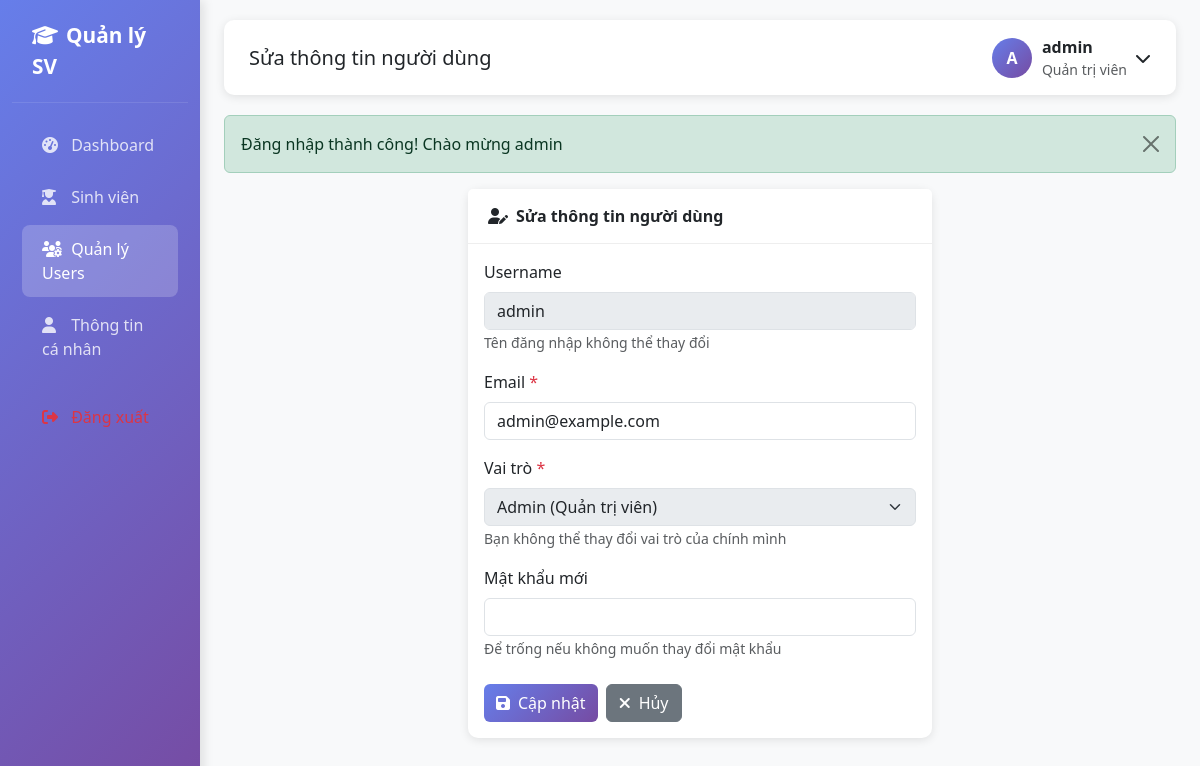
/admin/edit_user.php?id=1 (signed in), run on the app's committed database.
### tables this page shows
CREATE TABLE users (
    id INT AUTO_INCREMENT PRIMARY KEY,
    username VARCHAR(50) NOT NULL UNIQUE COMMENT 'Tên đăng nhập',
    password VARCHAR(255) NOT NULL COMMENT 'Mật khẩu đã mã hóa bằng password_hash',
    email VARCHAR(100) NOT NULL UNIQUE COMMENT 'Email người dùng',
    role ENUM('admin', 'user') NOT NULL DEFAULT 'user' COMMENT 'Vai trò: admin hoặc user',
    created_at TIMESTAMP DEFAULT CURRENT_TIMESTAMP COMMENT 'Thời gian tạo',
    updated_at TIMESTAMP DEFAULT CURRENT_TIMESTAMP ON UPDATE CURRENT_TIMESTAMP COMMENT 'Thời gian cập nhật',
    INDEX idx_username (username),
    INDEX idx_email (email),
    INDEX idx_role (role)
);

### config/config.php (called while the page is built, shortened)
<?php
function escape($string) {
    return htmlspecialchars($string, ENT_QUOTES, 'UTF-8');
}
?>

### admin/edit_user.php (the view, shortened to what this page needs)
<?php
require_once '../includes/header.php';
global $pdo;
$id = intval($_GET['id'] ?? 0);
try {
    $stmt = $pdo->prepare("SELECT * FROM users WHERE id = ?");
    $stmt->execute([$id]);
    $user = $stmt->fetch();
} catch (PDOException $e) {
    error_log("Get User Error: " . $e->getMessage());
    setFlashMessage('error', 'Có lỗi xảy ra.');
    redirect('admin/users.php');
}
$errors = [];
$old = $user;
?>
<div class="row justify-content-center">
    <div class="col-lg-6">
        <div class="card">
            <div class="card-header">
                <i class="fas fa-user-edit me-2"></i>Sửa thông tin người dùng
            </div>
            <div class="card-body">
                <form method="POST" action="">
                    <div class="mb-3">
                        <label class="form-label">Username</label>
                        <input type="text" class="form-control" value="<?= escape($user['username']) ?>" disabled>
                        <small class="text-muted">Tên đăng nhập không thể thay đổi</small>
                    </div>
                    <div class="mb-3">
                        <label for="email" class="form-label">Email <span class="text-danger">*</span></label>
                        <input type="email" class="form-control <?= isset($errors['email']) ? 'is-invalid' : '' ?>"
                               id="email" name="email" value="<?= escape($old['email']) ?>" required>
                    </div>
                    <div class="mb-3">
                        <label for="role" class="form-label">Vai trò <span class="text-danger">*</span></label>
                        <select class="form-select <?= isset($errors['role']) ? 'is-invalid' : '' ?>"
                                id="role" name="role" <?= $id == $_SESSION['user_id'] ? 'disabled' : '' ?>>
                            <option value="admin" <?= $old['role'] === 'admin' ? 'selected' : '' ?>>Admin (Quản trị viên)</option>
                        </select>
                        <?php if ($id == $_SESSION['user_id']): ?>
                            <small class="text-muted">Bạn không thể thay đổi vai trò của chính mình</small>
                        <?php endif; ?>
                    </div>
                    <div class="mb-4">
                        <label for="new_password" class="form-label">Mật khẩu mới</label>
                        <input type="password" class="form-control <?= isset($errors['new_password']) ? 'is-invalid' : '' ?>"
                               id="new_password" name="new_password" minlength="6">
                        <small class="text-muted">Để trống nếu không muốn thay đổi mật khẩu</small>
                    </div>
                    <div class="d-flex gap-2">
                        <button type="submit" class="btn btn-primary">
                            <i class="fas fa-save me-2"></i>Cập nhật
                        </button>
                        <a href="users.php" class="btn btn-secondary">
                            <i class="fas fa-times me-2"></i>Hủy
                        </a>
                    </div>
                </form>
            </div>
        </div>
    </div>
</div>
<?php require_once '../includes/footer.php'; ?>

### includes/header.php (style rules this page uses)
:root { --primary-gradient: linear-gradient(135deg, #667eea 0%, #764ba2 100%); }
body { background-color: #f8f9fa; min-height: 100vh; }
.card { border: none; box-shadow: 0 2px 10px rgba(0,0,0,0.1); border-radius: 10px; }
.card-header { background: white; border-bottom: 1px solid #eee; font-weight: 600; padding: 15px 20px; }
.btn-primary { background: linear-gradient(135deg, #667eea 0%, #764ba2 100%); border: none; }

### data on the page
users: username "admin", email "admin@example.com", role "Admin (Quản trị viên)"

### other printed values
$pageTitle "Sửa thông tin người dùng"
substr($_SESSION['username'], 0, 1) "A"
$_SESSION['username'] "admin"
$flash['message'] "Đăng nhập thành công! Chào mừng admin"
